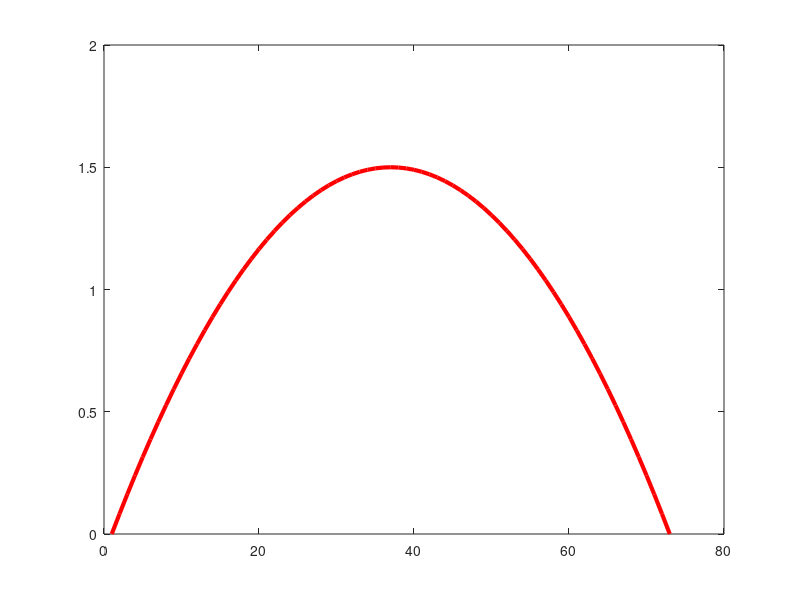

MATLAB code for this plot:
%generate velocity given the total path length and the approximate time taken  

% known(s)
tf = 7.2; % secs 
v0 = 0;
vf = 0;
a0 = 0;
af = 0;
sf = 7.2; %mtrs

% matrix to be inverted 
%A = [1 0 0 0; 0 0 0 0];
%A = [1, 0,  0,    0 ;
     %0, 1 , 0 ,   0 ;
     %1,tf ,tf^2, tf^3;
     %0, 1 ,2*tf,3*(tf^2); 
     %tf,0.5(tf^2),(0.333)*(tf^3),(0.25)*(tf^4) ];

A = [ 1 0  0 0;  0 1 0  0 ; 1 tf tf*tf tf*tf*tf; 0 1 2*tf 3*tf*tf];



% invert matrix to get coefficients 
coeff = inv(A)*[0 v0 sf vf]';


dt = 0.1;
elapsed_time = 0.0;
vel_hist = [];
 
while (elapsed_time < tf) 
  v_new = coeff(2) + 2*coeff(3)*elapsed_time + 3*coeff(4)*(elapsed_time*elapsed_time);
  vel_hist = [vel_hist,v_new];
  elapsed_time = elapsed_time + dt;
end


plot(vel_hist,'r','LineWidth',3);


